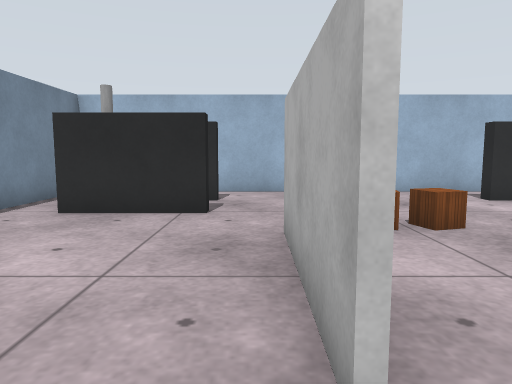
view 1 (above)

15 first-person views from a walk through a robot-simulator world made for Gazebo. The camera is 1.2 m above the floor, tilts 6° down and sees 70° across. The floor is counted in squares, 1 m on a side. Each view is taken from the middle of a square. On the plan, view 1 faces up. The plan holds only what a view shows up to about 14 squares ahead; the rest is blank. Gazebo's built-in surfaces are drawn with simple patterns. Surface patterns are stand-ins for the level's own textures.

view 2
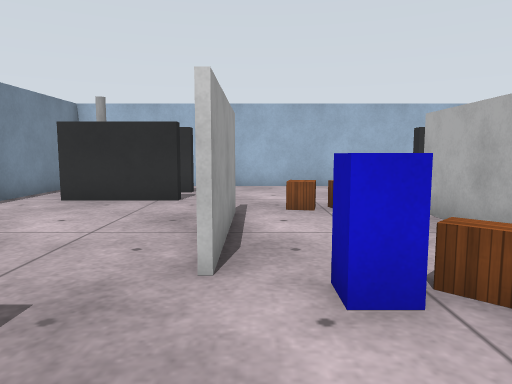

view 3
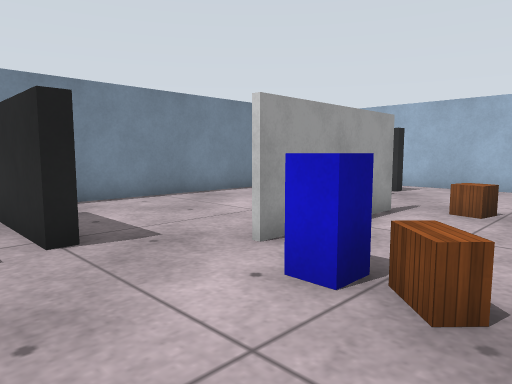

view 4
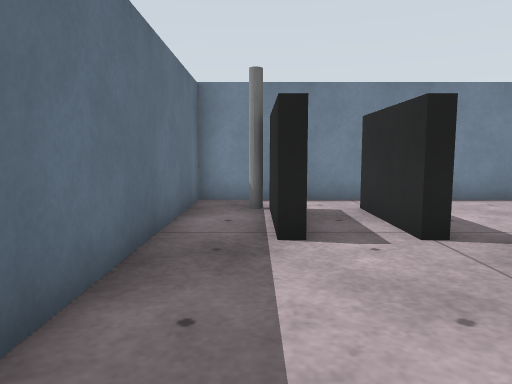

view 5
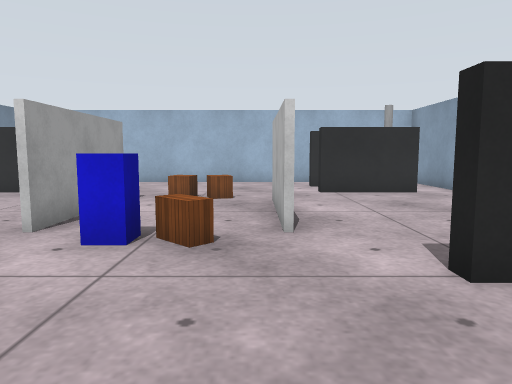

view 6
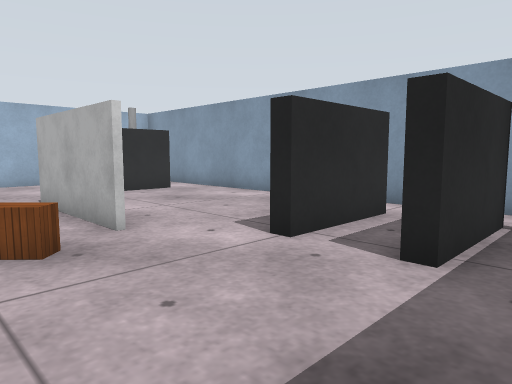

view 7
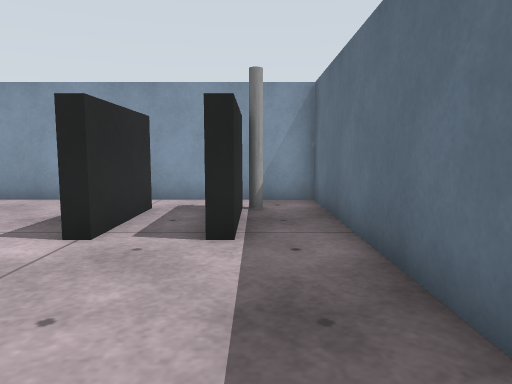

view 8
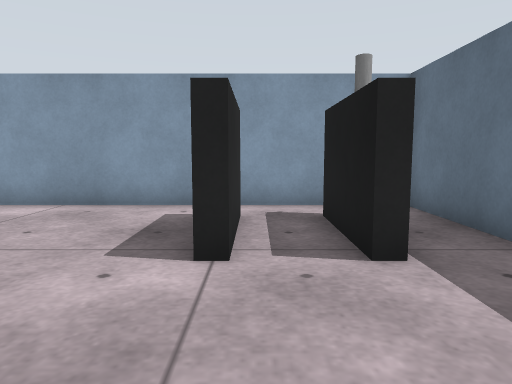

view 9
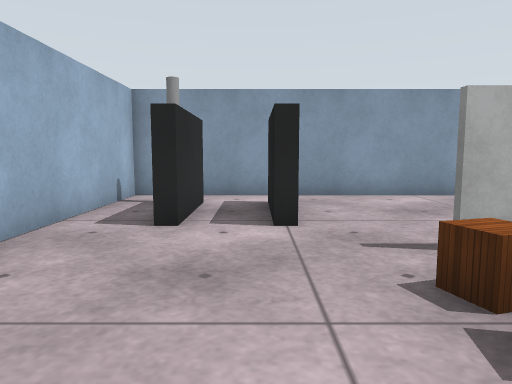

view 10
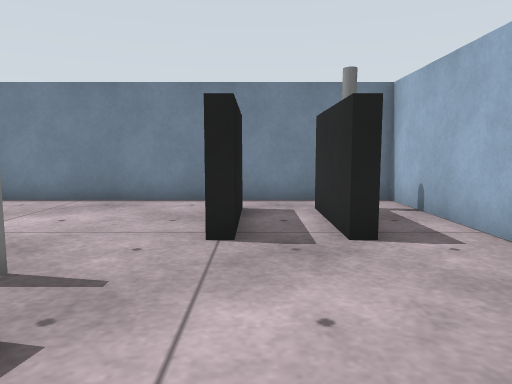

view 11
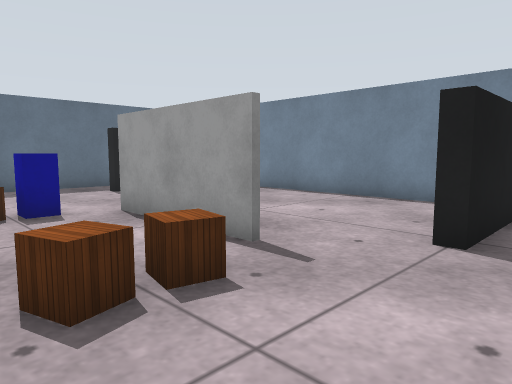

view 12
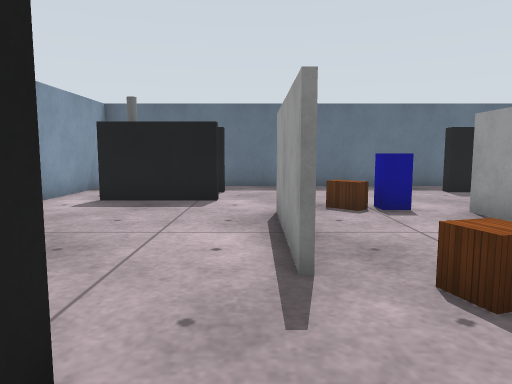

view 13
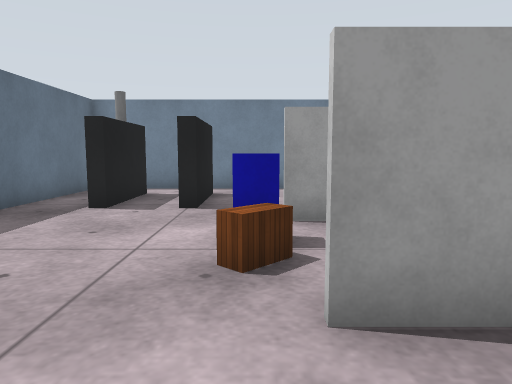

view 14
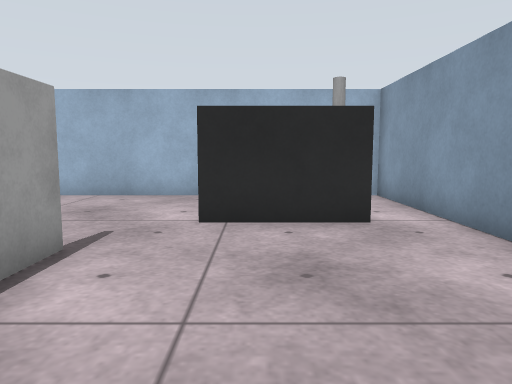

view 15
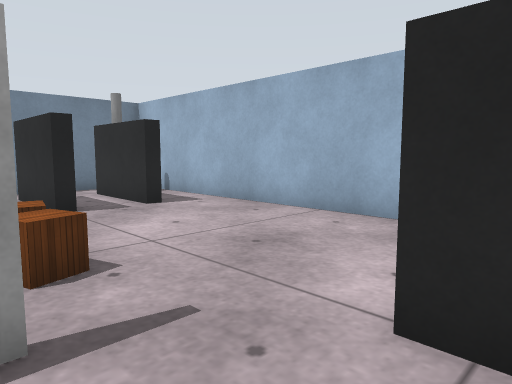

### Floor plan
Points are (right, up) in squares from view 1. A wall is a line through its corners. A room is listed if a view was taken in it or the views show most of it. See-through windows are left out.
Room 1 (views 1, 2, 3, 4, 5, 6, 7, 8, 9, 10, 11, 12)
walls: (0.4, 1.5) (0.4, 5.5); (4.4, 1.4) (4.4, 5.5); (0.6, 5.6) (0.6, 1.5); (6, 7.3) (6, 7.7) (8.5, 7.7); (-4, -0.3) (-1, -0.3) (-1, -0.7) (-4, -0.7); (-1, 9.8) (-1, 9.3) (-3.5, 9.3); (-4, 7.7) (-1, 7.7) (-1, 7.3) (-4, 7.3); (-3.5, -2.3) (-1, -2.3) (-1, -2.7) (-3.4, -2.7); (9, -0.7) (6, -0.7) (6, -0.3); (8.5, -2.7) (6, -2.7) (6, -2.3) (9, -2.3); (-5.5, -1.5) (-5.5, -4.5) (10.5, -4.5) (10.5, -0.5); (8.4, 9.3) (6, 9.3) (6, 9.8); (-5.5, 8.5) (-5.5, -0.5); (10.5, 8.5) (10.5, 11.5) (-3.5, 11.5)
ways out: opening at (5, 1) to room 2; opening at (5.5, 6.5) to room 2; opening at (9.5, 0) to room 2; opening at (9.5, 8) to room 2; opening at (-2.5, 11) to room 3; opening at (-5, 8) to room 4; opening at (-2.5, 9) to room 4; opening at (-5, 0) to room 5; opening at (-4.5, -2.5) to room 5; opening at (-2.5, -1) to room 5
objects: pillar (-4, -3); blue box (2, 1); wooden box (2, 6); wooden box (3, 1); wooden box (3, 6); pillar (9, -3); pillar (9, 10)
Room 2 (views 13, 14, 15)
walls: (9, 7.3) (6, 7.3); (4.6, 5.6) (4.6, 1.5); (6, -0.3) (9, -0.3); (10.5, -0.5) (10.5, 8.5)
ways out: opening at (5, 1) to room 1; opening at (5.5, 6.5) to room 1; opening at (9.5, 0) to room 1; opening at (9.5, 8) to room 1
Room 3 (no view inside)
walls: (-3.5, 11.5) (-5.5, 11.5) (-5.5, 9.5)
ways out: opening at (-2.5, 11) to room 1; opening at (-4.5, 10) to room 4
objects: pillar (-4, 10)
Room 4 (no view inside)
walls: (-5.5, 9.5) (-5.5, 8.5)
ways out: opening at (-5, 8) to room 1; opening at (-2.5, 9) to room 1; opening at (-4.5, 10) to room 3
Room 5 (no view inside)
walls: (-5.5, -0.5) (-5.5, -1.5)
ways out: opening at (-5, 0) to room 1; opening at (-4.5, -2.5) to room 1; opening at (-2.5, -1) to room 1

Where each view was taken, in squares from view 1:
view 1: 0 up, 0 right, facing up
view 2: 2 down, 1 right, facing up
view 3: 2 down, 4 right, facing up-left
view 4: 3 down, 4 right, facing left
view 5: 4 down, 4 right, facing up
view 6: 4 down, 2 right, facing up-right
view 7: 3 down, 1 right, facing right
view 8: 1 down, 2 right, facing right
view 9: 8 up, 0 right, facing right
view 10: 8 up, 4 right, facing left
view 11: 9 up, 4 right, facing down-left
view 12: 9 up, 5 right, facing down
view 13: 1 up, 7 right, facing left
view 14: 1 up, 7 right, facing up
view 15: 5 up, 7 right, facing up-left
